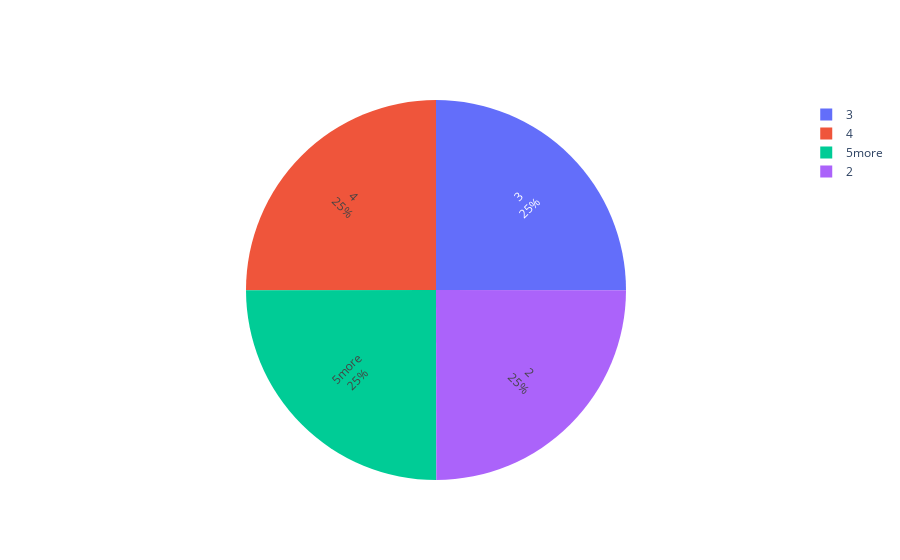

The notebook cell this image was saved under:
### Code cell
# Visualizing the distribution of number of Doors


labels = df['Number of Doors'].value_counts().index
values = df['Number of Doors'].value_counts().values

colors = df['Number of Doors']

fig = go.Figure(data = [go.Pie(labels=labels, values=values, textinfo="label+percent",
                              insidetextorientation = "radial", marker=dict(colors=colors))])

fig.show()

### Figure 1 — Plotly figure (JSON) as saved in the notebook; plotly's stock layout.template omitted (floating-point values rounded to 4 significant figures; data arrays with more than 128 entries replaced by an {"elided": "..."} marker saying what was removed)
{"data": [{"insidetextorientation": "radial", "labels": ["3", "4", "5more", "2"], "marker": {"colors": {"elided": "1727 str values"}}, "textinfo": "label+percent", "type": "pie", "values": [432, 432, 432, 431]}], "layout": {}}
